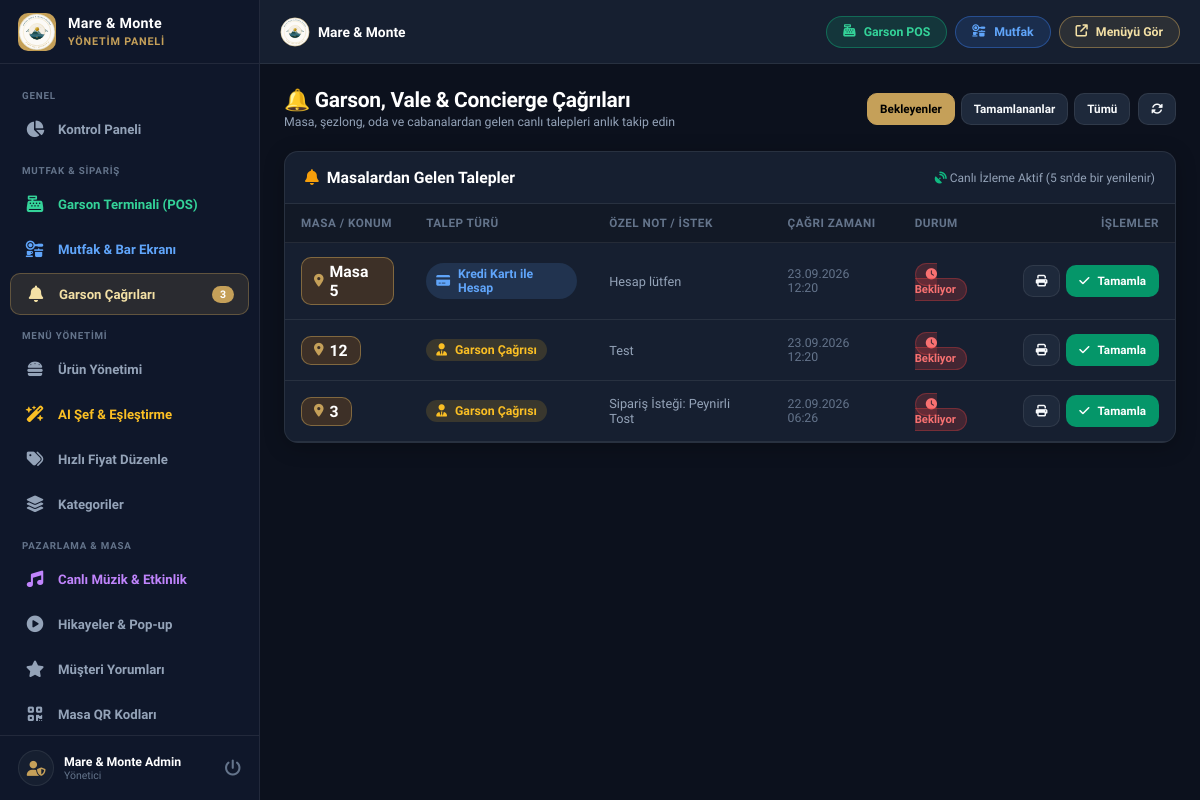
The page /admin/waiter-calls.php (signed in) on the database its author committed.
### tables this page shows
CREATE TABLE waiter_calls (
        id INTEGER PRIMARY KEY AUTOINCREMENT,
        table_number VARCHAR(50) NOT NULL,
        call_type VARCHAR(50) DEFAULT 'waiter',
        note TEXT,
        status VARCHAR(30) DEFAULT 'pending',
        created_at DATETIME DEFAULT CURRENT_TIMESTAMP
    );

### config.php (called while the page is built, shortened)
<?php
function clean($data) {
    return htmlspecialchars(trim((string)$data), ENT_QUOTES, 'UTF-8');
}

### admin/waiter-calls.php (the view, shortened to what this page needs)
<?php
require_once __DIR__ . '/header.php';
$filterStatus = clean($_GET['status'] ?? 'pending');
$query = "SELECT * FROM waiter_calls WHERE 1=1";
if ($filterStatus !== 'all') {
    $query .= " AND status = " . $pdo->quote($filterStatus);
}
$query .= " ORDER BY id DESC LIMIT 60";
$calls = $pdo->query($query)->fetchAll();
function getCallTypeDetails($type) {
    switch ($type) {
        case 'card_bill':
            return ['label' => 'Kredi Kartı ile Hesap', 'icon' => 'fa-credit-card', 'color' => '#60a5fa', 'bg' => 'rgba(96,165,250,0.15)'];
        default:
            return ['label' => 'Garson Çağrısı', 'icon' => 'fa-user-tie', 'color' => '#fbbf24', 'bg' => 'rgba(251,191,36,0.15)'];
    }
}
?>
<div class="page-header">
    <div class="page-title">
        <h1>🔔 Garson, Vale &amp; Concierge Çağrıları</h1>
        <p>Masa, şezlong, oda ve cabanalardan gelen canlı talepleri anlık takip edin</p>
    </div>
    <div style="display: flex; gap: 8px; align-items: center; flex-wrap: wrap;">
        <div style="display: flex; gap: 6px;">
            <a href="waiter-calls.php?status=pending" class="btn <?php echo $filterStatus === 'pending' ? 'btn-primary' : 'btn-secondary'; ?> btn-sm">
                Bekleyenler
            </a>
            <a href="waiter-calls.php?status=completed" class="btn <?php echo $filterStatus === 'completed' ? 'btn-primary' : 'btn-secondary'; ?> btn-sm">
                Tamamlananlar
            </a>
            <a href="waiter-calls.php?status=all" class="btn <?php echo $filterStatus === 'all' ? 'btn-primary' : 'btn-secondary'; ?> btn-sm">
                Tümü
            </a>
        </div>
        <button type="button" class="btn btn-secondary btn-sm" onclick="location.reload()" title="Yenile">
            <i class="fas fa-rotate"></i>
        </button>
    </div>
</div>
<div class="card">
    <div class="card-header">
        <h3 class="card-title"><i class="fas fa-bell" style="color:var(--warning);"></i> Masalardan Gelen Talepler</h3>
        <span style="font-size: 0.8rem; color: var(--text-muted);"><i class="fas fa-satellite-dish" style="color:var(--success);"></i> Canlı İzleme Aktif (5 sn'de bir yenilenir)</span>
    </div>
    <div class="card-body" style="padding: 0;">
        <div class="table-responsive desktop-table-view">
            <table class="admin-table">
                <thead>
                    <tr>
                        <th>Masa / Konum</th>
                        <th>Talep Türü</th>
                        <th>Özel Not / İstek</th>
                        <th>Çağrı Zamanı</th>
                        <th>Durum</th>
                        <th style="text-align: right;">İşlemler</th>
                    </tr>
                </thead>
                <tbody id="callsTableBody">
                    <?php if (empty($calls)): ?>
                        <tr>
                            <td colspan="6" style="text-align: center; padding: 36px; color: var(--text-dim);">
                                Bu filtrede herhangi bir çağrı bulunmamaktadır.
                            </td>
                        </tr>
                    <?php else: ?>
                        <?php foreach ($calls as $call):
                            $info = getCallTypeDetails($call['call_type']);
                        ?>
                            <tr id="row-call-<?php echo $call['id']; ?>">
                                <td>
                                    <span style="font-size: 1.05rem; font-weight: 800; color: #fff; background: rgba(217, 119, 6, 0.2); padding: 4px 12px; border-radius: var(--radius-sm); border: 1px solid var(--border-focus); display:inline-flex; align-items:center; gap:6px;">
                                        <i class="fas fa-location-dot" style="color:var(--primary);font-size:0.85rem;"></i>
                                        <?php echo htmlspecialchars($call['table_number']); ?>
                                    </span>
                                </td>
                                <td>
                                    <span style="display: inline-flex; align-items: center; gap: 8px; font-weight: 700; color: <?php echo $info['color']; ?>; background: <?php echo $info['bg']; ?>; padding: 4px 10px; border-radius: 999px; font-size: 0.82rem;">
                                        <i class="fas <?php echo $info['icon']; ?>"></i>
                                        <?php echo $info['label']; ?>
                                    </span>
                                </td>
                                <td style="color: var(--text-muted); font-size: 0.85rem;">
                                    <?php echo htmlspecialchars($call['note'] ?: '-'); ?>
                                </td>
                                <td style="font-size: 0.82rem; color: var(--text-dim);">
                                    <?php echo date('d.m.Y H:i', strtotime($call['created_at'])); ?>
                                </td>
                                <td>
                                    <?php if ($call['status'] === 'pending'): ?>
                                        <span style="background: rgba(239, 68, 68, 0.2); color: #f87171; border: 1px solid rgba(239,68,68,0.3); padding: 4px 10px; border-radius: 999px; font-size: 0.75rem; font-weight: 700;">
                                            <i class="fas fa-clock"></i> Bekliyor
                                        </span>
                                    <?php else: ?>
                                        <span style="background: rgba(16, 185, 129, 0.2); color: #34d399; border: 1px solid rgba(16,185,129,0.3); padding: 4px 10px; border-radius: 999px; font-size: 0.75rem; font-weight: 700;">
                                            <i class="fas fa-check"></i> Tamamlandı
                                        </span>
                                    <?php endif; ?>
                                </td>
                                <td style="text-align: right;">
                                    <div style="display:inline-flex; gap:6px;">
                                        <button type="button" class="btn btn-secondary btn-sm" onclick='printCallSlip(<?php echo json_encode($call); ?>)' title="Fiş Yazdır">
                                            <i class="fas fa-print"></i>
                                        </button>
                                        <?php if ($call['status'] === 'pending'): ?>
                                            <button type="button" class="btn btn-success btn-sm" onclick="changeStatus(<?php echo $call['id']; ?>, 'completed')">
                                                <i class="fas fa-check"></i> Tamamla
                                            </button>
                                        <?php else: ?>
                                            <button type="button" class="btn btn-secondary btn-sm" onclick="changeStatus(<?php echo $call['id']; ?>, 'pending')">
                                                <i class="fas fa-rotate-left"></i> Tekrar Aç
                                            </button>
                                        <?php endif; ?>
                                    </div>
                                </td>
                            </tr>
                        <?php endforeach; ?>
                    <?php endif; ?>
                </tbody>
            </table>
        </div>
    </div>
</div>
<?php require_once __DIR__ . '/footer.php'; ?>

### assets/css/admin.css (style rules this page uses)
:root { --primary: #C5A059; --primary-rgb: 197, 160, 89; --primary-hover: #B38E46; --primary-light: #F3E0A5; --primary-dark: #8C6D37; --bg-dark: #090D16; --bg-sidebar: #0F172A; --bg-body: #0C111D; --bg-card: #161F30; --bg-card-hover: #1E293B; --bg-input: #1E293B; --text-main: #F8FAFC; --text-muted: #94A3B8; --text-dim: #64748B; --border: rgba(255, 255, 255, 0.08); --border-focus: rgba(197, 160, 89, 0.5); --success: #10B981; --danger: #EF4444; --warning: #F59E0B; --info: #3B82F6; --radius-xs: 6px; --radius-sm: 10px; --radius-md: 14px; --radius-lg: 20px; --radius-full: 9999px; --sidebar-width: 260px; --header-height: 64px; --bottom-nav-height: 64px; }
*, *::before, *::after { box-sizing: border-box; margin: 0; padding: 0; -webkit-tap-highlight-color: transparent; }
html { font-family: 'Plus Jakarta Sans', -apple-system, BlinkMacSystemFont, sans-serif; font-size: 15px; background-color: var(--bg-body); color: var(--text-main); -webkit-font-smoothing: antialiased; }
body { min-height: 100vh; width: 100%; overflow-x: hidden; background-color: var(--bg-body); color: var(--text-main); display: flex; }
.page-header { display: flex; align-items: center; justify-content: space-between; margin-bottom: 22px; flex-wrap: wrap; gap: 14px; }
.page-title h1 { font-size: 1.4rem; font-weight: 800; color: #fff; letter-spacing: -0.3px; }
.page-title p { font-size: 0.82rem; color: var(--text-muted); margin-top: 3px; }
.card { background: var(--bg-card); border: 1px solid var(--border); border-radius: var(--radius-md); overflow: hidden; box-shadow: 0 4px 20px rgba(0,0,0,0.25); margin-bottom: 22px; width: 100%; box-sizing: border-box; }
.card-header { padding: 16px 20px; border-bottom: 1px solid var(--border); display: flex; align-items: center; justify-content: space-between; flex-wrap: wrap; gap: 10px; }
.card-title { font-size: 1.05rem; font-weight: 700; color: #fff; display: flex; align-items: center; gap: 8px; }
.card-body { padding: 20px; box-sizing: border-box; }
.btn { display: inline-flex; align-items: center; gap: 8px; padding: 10px 18px; border-radius: var(--radius-sm); font-family: inherit; font-size: 0.85rem; font-weight: 700; cursor: pointer; text-decoration: none; border: 1px solid transparent; transition: all 0.2s ease; min-height: 40px; }
.btn-primary { background: var(--primary); color: #000; border-color: var(--primary); }
.btn-secondary { background: var(--bg-input); color: var(--text-main); border-color: var(--border); }
.btn-success { background: #059669; color: #fff; }
.btn-sm { padding: 6px 12px; font-size: 0.78rem; min-height: 32px; }
.table-responsive { width: 100%; overflow-x: auto; -webkit-overflow-scrolling: touch; }
.admin-table { width: 100%; border-collapse: collapse; text-align: left; }
.admin-table th { background: rgba(0, 0, 0, 0.2); padding: 12px 16px; font-size: 0.78rem; font-weight: 700; color: var(--text-dim); text-transform: uppercase; letter-spacing: 0.5px; border-bottom: 1px solid var(--border); white-space: nowrap; }
.admin-table td { padding: 14px 16px; border-bottom: 1px solid var(--border); font-size: 0.88rem; vertical-align: middle; }
.desktop-table-view { display: block; }

### rows shown on the page
waiter_calls: table_number "Masa 5", call_type "Kredi Kartı ile Hesap", note "Hesap lütfen", created_at "23.09.2026 12:20", status "pending" (drawn)
waiter_calls: table_number "12", call_type "Garson Çağrısı", note "Test", created_at "23.09.2026 12:20", status "pending" (drawn)
waiter_calls: table_number "3", call_type "Garson Çağrısı", note "Sipariş İsteği: Peynirli Tost", created_at "22.09.2026 06:26", status "pending" (drawn)

### other values the page prints
$pendingCallsCount "3"
$adminName "Mare & Monte Admin"
